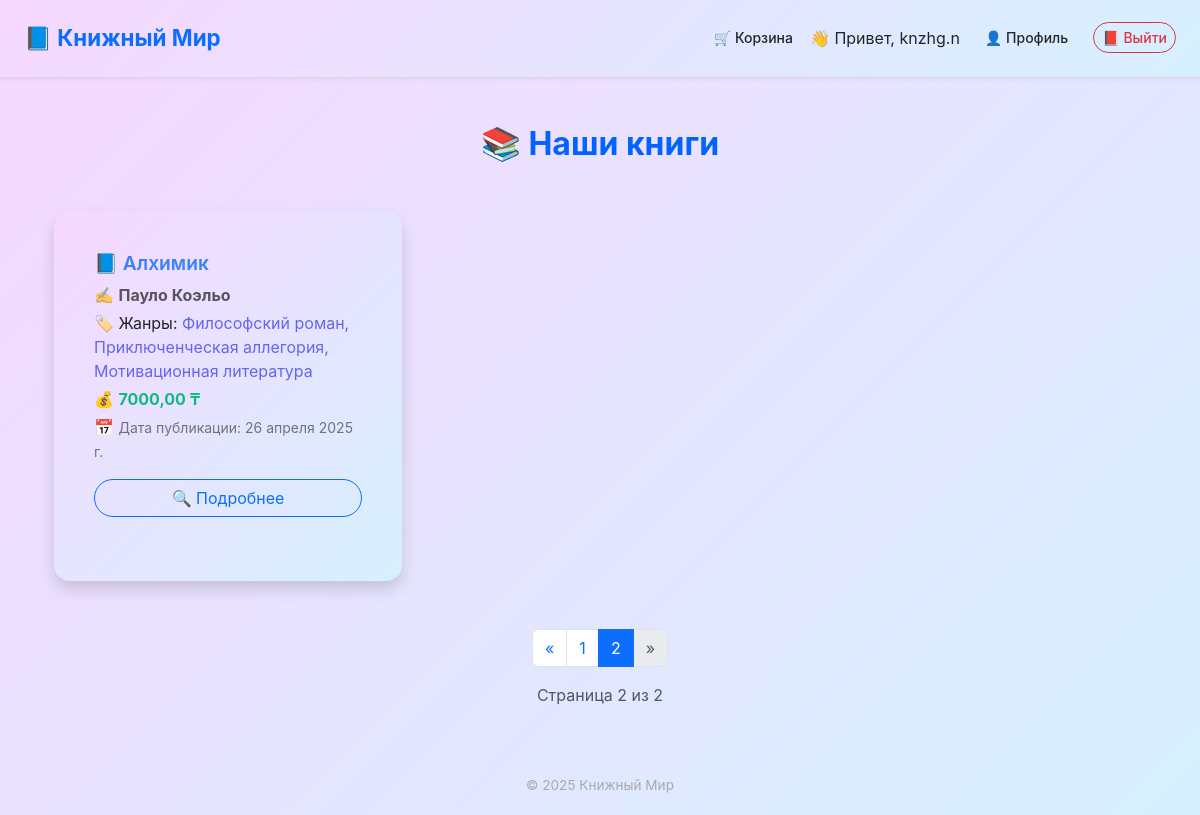
Page /?page=2 (signed in) on the committed database.
### shop/models.py (models this page shows, shortened)
class Book(models.Model):
    title = models.CharField(max_length=200)
    author = models.ForeignKey(Author, on_delete=models.CASCADE)
    genres = models.ManyToManyField(Genre)
    store = models.ForeignKey(Store, on_delete=models.SET_NULL, null=True, blank=True)
    price = models.DecimalField(max_digits=6, decimal_places=2)
    published_date = models.DateField()

class Author(models.Model):
    name = models.CharField(max_length=100)
    biography = models.TextField(blank=True)

class Genre(models.Model):
    name = models.CharField(max_length=50)
    def __str__(self):
        return self.name

### shop/views.py (the view)
# urls.py: path('', views.book_list, name='book_list'),
def book_list(request):
    books = Book.objects.all()
    paginator = Paginator(books, 6)  # Показывать по 6 книг на странице
    page_number = request.GET.get('page')
    page_obj = paginator.get_page(page_number)
    return render(request, 'shop/book_list.html', {'page_obj': page_obj})

### shop/templates/shop/book_list.html (shortened to what this page needs)
{% extends 'shop/base.html' %}
{% block content %}
<div class="container my-5">
  <h2 class="text-center fw-bold mb-5" style="color: #0363fe; font-size: 2rem;">
    📚 Наши книги
  </h2>
  {% if page_obj %}
  <div class="row row-cols-1 row-cols-md-2 row-cols-lg-3 g-4">
    {% for book in page_obj %}
    <div class="col">
      <div class="card h-100 shadow border-0 rounded-4">
        <div class="card-body">
          <h5 class="card-title fw-semibold mb-2">
            <a href="{% url 'book_detail' book.pk %}" class="text-decoration-none" style="color: #3b82f6;">
              📘 {{ book.title }}
            </a>
          </h5>
          <p class="text-muted mb-1">✍️ <strong>{{ book.author.name }}</strong></p>
          <p class="mb-1">🏷️ Жанры:
            <span style="color:#6366f1;">{{ book.genres.all|join:", " }}</span>
          </p>
          <p class="mb-1">💰 <strong style="color: #10b981;">{{ book.price }} ₸</strong></p>
          <p class="text-secondary mb-3">📅 <small>Дата публикации: {{ book.published_date }}</small></p>
          <a href="{% url 'book_detail' book.pk %}" class="btn btn-outline-primary w-100 rounded-pill">
            🔍 Подробнее
          </a>
        </div>
      </div>
    </div>
    {% endfor %}
  </div>
  <div class="d-flex justify-content-center mt-5">
    <nav aria-label="Page navigation example">
      <ul class="pagination">
        {% if page_obj.has_previous %}
          <li class="page-item">
            <a class="page-link" href="?page={{ page_obj.previous_page_number }}" aria-label="Previous">
              <span aria-hidden="true">&laquo;</span>
            </a>
          </li>
        {% else %}
          <li class="page-item disabled">
            <span class="page-link">&laquo;</span>
          </li>
        {% endif %}
        {% for num in page_obj.paginator.page_range %}
          {% if page_obj.number == num %}
            <li class="page-item active"><span class="page-link">{{ num }}</span></li>
          {% elif num > page_obj.number|add:'-3' and num < page_obj.number|add:'3' %}
            <li class="page-item"><a class="page-link" href="?page={{ num }}">{{ num }}</a></li>
          {% endif %}
        {% endfor %}
        {% if page_obj.has_next %}
          <li class="page-item">
            <a class="page-link" href="?page={{ page_obj.next_page_number }}" aria-label="Next">
              <span aria-hidden="true">&raquo;</span>
            </a>
          </li>
        {% else %}
          <li class="page-item disabled">
            <span class="page-link">&raquo;</span>
          </li>
        {% endif %}
      </ul>
    </nav>
  </div>
  <div class="text-center mb-4 text-muted" style="font-size: 1rem;">
    Страница {{ page_obj.number }} из {{ page_obj.paginator.num_pages }}
  </div>
  {% else %}
  <div class="alert alert-light text-center border mt-5 rounded-3 shadow-sm">
    🫥 Пока нет доступных книг.
  </div>
  {% endif %}
</div>
{% endblock %}

### shop/templates/shop/base.html (shortened to what this page needs)
{% load static %}
<!DOCTYPE html>
<html lang="ru">
<head>
<link rel="stylesheet" href="{% static 'css/styles.css' %}">
  <link href="https://cdn.jsdelivr.net/npm/bootstrap@5.3.0/dist/css/bootstrap.min.css" rel="stylesheet">
</head>
<body>
  <nav class="navbar navbar-expand-lg navbar-glass shadow-sm py-3 px-4">
    <a class="navbar-brand text-primary fw-bold" href="/">📘 Книжный Мир</a>
    <div class="ms-auto d-flex align-items-center gap-2">
      {% if user.is_authenticated %}
        <a href="{% url 'view_cart' %}" class="btn btn-outline-purple btn-sm">🛒 Корзина</a>
        <span class="text-dark">👋 Привет, {{ user.username }}</span>
        <a href="{% url 'profile' %}" class="btn btn-outline-purple btn-sm">👤 Профиль</a>
        <form method="post" action="{% url 'logout' %}" class="d-inline">
          <button type="submit" class="btn btn-outline-danger btn-sm">📕 Выйти</button>
        </form>
      {% else %}
        <a href="{% url 'login' %}" class="btn btn-outline-primary btn-sm">🔑 Вход</a>
        <a href="{% url 'signup' %}" class="btn btn-success btn-sm">📋 Регистрация</a>
      {% endif %}
    </div>
  </nav>
<div class="container mt-5">
  {% block content %}
  {% endblock %}
</div>
<footer class="mt-5">© 2025 Книжный Мир</footer>
</body>
</html>

### static/css/styles.css (style rules this page uses)
body { font-family: 'Poppins', sans-serif; background: linear-gradient(135deg, #f6d8ff, #d6f0ff); color: #222; margin: 0; padding: 0; }
.navbar { background: linear-gradient(135deg, #f6d8ff, #d6f0ff); box-shadow: 0 2px 12px rgba(0, 0, 0, 0.05); border-bottom: 2px solid #e0e0e0; }
.navbar-brand { font-weight: 700; font-size: 1.6rem; color: #ff6b6b; }
.navbar .btn { border-radius: 20px; font-weight: 500; margin-left: 0.5rem; transition: all 0.3s ease; }
.card { background: linear-gradient(135deg, #f6d8ff, #d6f0ff); border-radius: 20px; padding: 1.5rem; margin-bottom: 1.5rem; box-shadow: 0 10px 30px rgba(255, 107, 107, 0.12); transition: transform 0.2s; }
.card-title a { color: #ff6b6b; font-weight: 600; font-size: 1.2rem; text-decoration: none; }
.btn-outline-primary { border: 2px solid #ff6b6b; color: #ff6b6b; font-weight: 500; }
h2, h3 { color: #2c2c2c; font-weight: 600; }
footer { text-align: center; padding: 25px 0; font-size: 0.9rem; color: #666; }
a, button { transition: all 0.2s ease-in-out; }

### shop/templates/shop/base.html (style rules this page uses)
body { background-color: #f6f7fb; font-family: -apple-system, BlinkMacSystemFont, 'Segoe UI', Roboto, Helvetica, Arial, sans-serif; }
.navbar { background-color: #ffffff; border-bottom: 1px solid #e5e5ea; box-shadow: 0 2px 4px rgba(0,0,0,0.03); }
.navbar-brand { font-weight: 600; font-size: 1.4rem; color: #007aff; }
.btn { border-radius: 12px; }
footer { text-align: center; padding: 20px; font-size: 0.85rem; color: #aaa; }

### rows in the picture
Book: title "Алхимик", author.name "Пауло Коэльо", genres.all "Философский роман, Приключенческая аллегория, Мотивационная литература", price "7000,00", published_date "26 апреля 2025 г."

### other values in the picture
{{ user.username }} "knzhg.n"
{{ num }} "1"
{{ num }} "2"
{{ page_obj.number }} "2"
{{ page_obj.paginator.num_pages }} "2"
